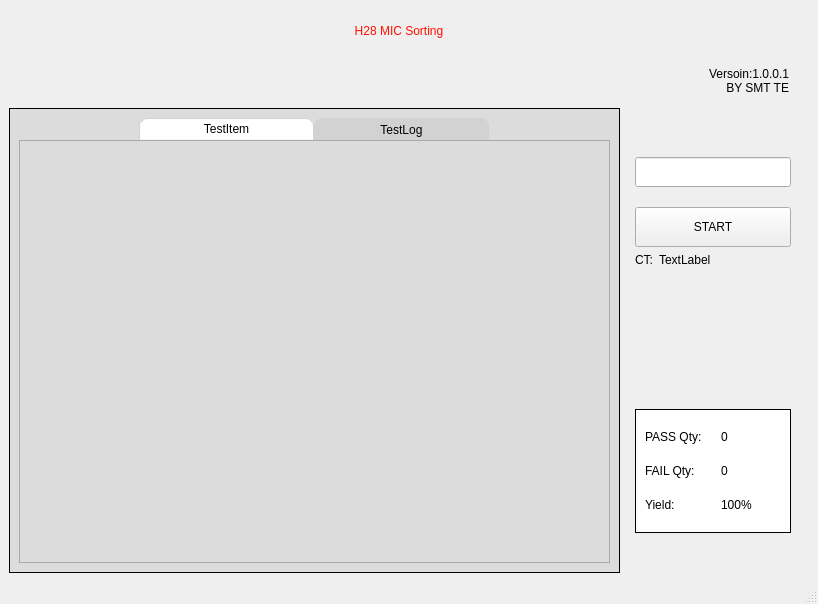
<?xml version="1.0" encoding="UTF-8"?>
<ui version="4.0">
 <class>MainWindow</class>
 <widget class="QMainWindow" name="MainWindow">
  <property name="geometry">
   <rect>
    <x>0</x>
    <y>0</y>
    <width>818</width>
    <height>604</height>
   </rect>
  </property>
  <property name="windowTitle">
   <string>MainWindow</string>
  </property>
  <widget class="QWidget" name="centralwidget">
   <layout class="QVBoxLayout" name="verticalLayout_2" stretch="2,10">
    <item>
     <layout class="QVBoxLayout" name="verticalLayout">
      <property name="rightMargin">
       <number>20</number>
      </property>
      <item>
       <widget class="QLabel" name="label">
        <property name="styleSheet">
         <string notr="true">font: 75 24pt &quot;Helvetica&quot;;
color: rgb(255, 16, 0);</string>
        </property>
        <property name="text">
         <string>H28 MIC Sorting</string>
        </property>
        <property name="alignment">
         <set>Qt::AlignCenter</set>
        </property>
       </widget>
      </item>
      <item>
       <widget class="QLabel" name="label_2">
        <property name="styleSheet">
         <string notr="true">font: 75 13
pt &quot;Helvetica&quot;;</string>
        </property>
        <property name="text">
         <string>Versoin:1.0.0.1
BY SMT TE</string>
        </property>
        <property name="alignment">
         <set>Qt::AlignRight|Qt::AlignTrailing|Qt::AlignVCenter</set>
        </property>
        <property name="margin">
         <number>0</number>
        </property>
        <property name="buddy">
         <cstring></cstring>
        </property>
       </widget>
      </item>
     </layout>
    </item>
    <item>
     <widget class="QFrame" name="horizontalFrame">
      <property name="frameShape">
       <enum>QFrame::NoFrame</enum>
      </property>
      <layout class="QHBoxLayout" name="horizontalLayout" stretch="7,2">
       <property name="leftMargin">
        <number>0</number>
       </property>
       <property name="topMargin">
        <number>0</number>
       </property>
       <property name="bottomMargin">
        <number>0</number>
       </property>
       <item>
        <widget class="QFrame" name="verticalFrame_2">
         <property name="styleSheet">
          <string notr="true">background-color: rgb(220, 220, 220);</string>
         </property>
         <property name="frameShape">
          <enum>QFrame::Box</enum>
         </property>
         <layout class="QVBoxLayout" name="verticalLayout_5">
          <item>
           <widget class="QTabWidget" name="tabWidget">
            <property name="styleSheet">
             <string notr="true">QTabWidget::pane{
	background:rgb(246, 246, 246);
	border-top-color:transparent;
margin:0px;
}
QTabWidget::tab-bar{
	background:rgb(0, 0, 0);
	subcontrol-position:center;
}
QTabBar::tab{
	width:173px;/*宽度根据实际需要进行调整*/
	height:20px;
	background:rgb(210, 210, 210);
	border: 1px solid rgb(210, 210, 210);
	border-top-left-radius: 8px;
	border-top-right-radius: 8px;
}
QTabBar::tab:selected{	
	background:rgb(255, 255, 255);
	border-bottom-color:rgb(246, 246, 246);
}
QTabBar::tab:!selected{
	background:qlineargradient(spread:pad, x1:0, y1:0, x2:0, y2:0; stop:0 rgba(240, 240, 240, 255), stop:0.5 rgba(210, 210, 210, 255), stop:1 rgba(225, 225, 225, 255));
}
 </string>
            </property>
            <property name="currentIndex">
             <number>0</number>
            </property>
            <widget class="QWidget" name="tab">
             <attribute name="title">
              <string>TestItem</string>
             </attribute>
             <layout class="QVBoxLayout" name="verticalLayout_7">
              <property name="spacing">
               <number>0</number>
              </property>
              <property name="leftMargin">
               <number>0</number>
              </property>
              <property name="topMargin">
               <number>0</number>
              </property>
              <property name="rightMargin">
               <number>0</number>
              </property>
              <property name="bottomMargin">
               <number>0</number>
              </property>
              <item>
               <widget class="QTableView" name="tableView">
                <property name="styleSheet">
                 <string notr="true"/>
                </property>
               </widget>
              </item>
             </layout>
            </widget>
            <widget class="QWidget" name="tab_2">
             <attribute name="title">
              <string>TestLog</string>
             </attribute>
             <layout class="QVBoxLayout" name="verticalLayout_8">
              <property name="spacing">
               <number>0</number>
              </property>
              <property name="leftMargin">
               <number>0</number>
              </property>
              <property name="topMargin">
               <number>0</number>
              </property>
              <property name="rightMargin">
               <number>0</number>
              </property>
              <property name="bottomMargin">
               <number>0</number>
              </property>
              <item>
               <widget class="QTextEdit" name="textEdit">
                <property name="styleSheet">
                 <string notr="true">background-color: rgb(255, 255, 255);</string>
                </property>
                <property name="readOnly">
                 <bool>true</bool>
                </property>
               </widget>
              </item>
             </layout>
            </widget>
           </widget>
          </item>
         </layout>
        </widget>
       </item>
       <item>
        <widget class="QWidget" name="verticalWidget_2" native="true">
         <layout class="QVBoxLayout" name="verticalLayout_3" stretch="0,0,3,0,0">
          <property name="bottomMargin">
           <number>0</number>
          </property>
          <item>
           <spacer name="verticalSpacer_2">
            <property name="orientation">
             <enum>Qt::Vertical</enum>
            </property>
            <property name="sizeHint" stdset="0">
             <size>
              <width>20</width>
              <height>40</height>
             </size>
            </property>
           </spacer>
          </item>
          <item>
           <layout class="QVBoxLayout" name="verticalLayout_4">
            <property name="spacing">
             <number>20</number>
            </property>
            <item>
             <widget class="QLineEdit" name="ed_sn">
              <property name="minimumSize">
               <size>
                <width>0</width>
                <height>30</height>
               </size>
              </property>
             </widget>
            </item>
            <item>
             <widget class="QPushButton" name="pbt_start">
              <property name="minimumSize">
               <size>
                <width>0</width>
                <height>40</height>
               </size>
              </property>
              <property name="text">
               <string>START</string>
              </property>
             </widget>
            </item>
           </layout>
          </item>
          <item>
           <layout class="QFormLayout" name="formLayout_2">
            <item row="0" column="0">
             <widget class="QLabel" name="label_3">
              <property name="text">
               <string>CT:</string>
              </property>
             </widget>
            </item>
            <item row="0" column="1">
             <widget class="QLabel" name="lb_ct">
              <property name="text">
               <string>TextLabel</string>
              </property>
             </widget>
            </item>
           </layout>
          </item>
          <item>
           <widget class="QFrame" name="formFrame">
            <property name="styleSheet">
             <string notr="true">.QLabel{
	font: 25 16pt &quot;Helvetica&quot;;
}
*{
background-color: rgb(255, 255, 255);
}
</string>
            </property>
            <property name="frameShape">
             <enum>QFrame::Panel</enum>
            </property>
            <layout class="QFormLayout" name="formLayout">
             <property name="verticalSpacing">
              <number>20</number>
             </property>
             <property name="topMargin">
              <number>20</number>
             </property>
             <property name="bottomMargin">
              <number>20</number>
             </property>
             <item row="0" column="0">
              <widget class="QLabel" name="label_5">
               <property name="minimumSize">
                <size>
                 <width>70</width>
                 <height>0</height>
                </size>
               </property>
               <property name="text">
                <string>PASS Qty:</string>
               </property>
              </widget>
             </item>
             <item row="0" column="1">
              <widget class="QLabel" name="lb_pass_qty">
               <property name="text">
                <string>0</string>
               </property>
              </widget>
             </item>
             <item row="1" column="0">
              <widget class="QLabel" name="label_7">
               <property name="minimumSize">
                <size>
                 <width>70</width>
                 <height>0</height>
                </size>
               </property>
               <property name="text">
                <string>FAIL Qty:</string>
               </property>
              </widget>
             </item>
             <item row="1" column="1">
              <widget class="QLabel" name="lb_fail_qty">
               <property name="text">
                <string>0</string>
               </property>
              </widget>
             </item>
             <item row="2" column="0">
              <widget class="QLabel" name="label_9">
               <property name="minimumSize">
                <size>
                 <width>70</width>
                 <height>0</height>
                </size>
               </property>
               <property name="text">
                <string>Yield:</string>
               </property>
              </widget>
             </item>
             <item row="2" column="1">
              <widget class="QLabel" name="lb_yield">
               <property name="text">
                <string>100%</string>
               </property>
              </widget>
             </item>
            </layout>
           </widget>
          </item>
          <item>
           <spacer name="verticalSpacer">
            <property name="orientation">
             <enum>Qt::Vertical</enum>
            </property>
            <property name="sizeHint" stdset="0">
             <size>
              <width>20</width>
              <height>40</height>
             </size>
            </property>
           </spacer>
          </item>
         </layout>
        </widget>
       </item>
      </layout>
     </widget>
    </item>
   </layout>
  </widget>
  <widget class="QMenuBar" name="menubar">
   <property name="geometry">
    <rect>
     <x>0</x>
     <y>0</y>
     <width>818</width>
     <height>21</height>
    </rect>
   </property>
  </widget>
  <widget class="QStatusBar" name="statusbar"/>
 </widget>
 <resources/>
 <connections/>
</ui>
